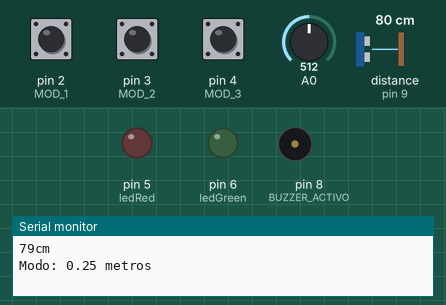
Simulated run of this sketch. Board: Arduino Uno, built with avr-gcc and run on an emulated ATmega328P. On the bench: output pins drawn as LEDs (lit = HIGH), buzzer (waves = sounding, pin HIGH), the last lines printed to the serial monitor. Wiring (inferred from the names in the program): ultrasonic range finder: trigger pin 10; echo pin 9. Inputs (shaded band) come from the test bench; at power-on: A0 = 512, pin 3 (MOD_2) HIGH, distance to the obstacle (sensor on pin 9) 80 cm, pin 2 (MOD_1) HIGH, pin 4 (MOD_3) HIGH. The echo pulse lasts 58.3 µs per cm; pins used as bus, display or sensor lines are not drawn.

Above: at 1.2 s.
1.3 s: A0 set to 598
5.8 s: A0 set to 615
At 9.4 s:
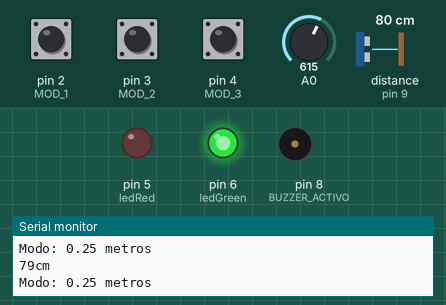
14.6 s: pin 3 (MOD_2) pulled LOW for 1.55 s
At 14.74 s:
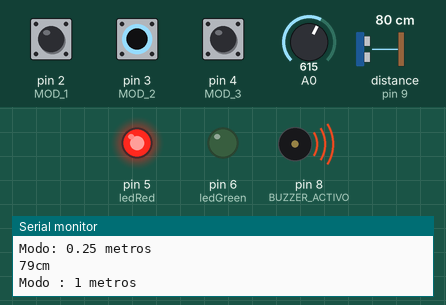
18.1 s: distance to the obstacle (sensor on pin 9) set to 29 cm
21.7 s: distance to the obstacle (sensor on pin 9) set to 24 cm
At 23.7 s:
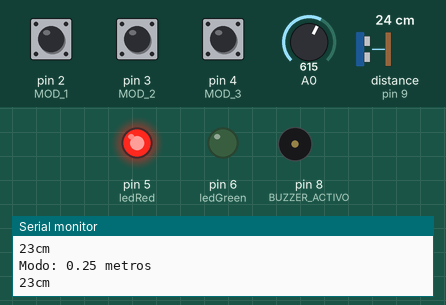
Timing chart, 0 to 25.2 s (numbered marks = the images above; inputs shaded):
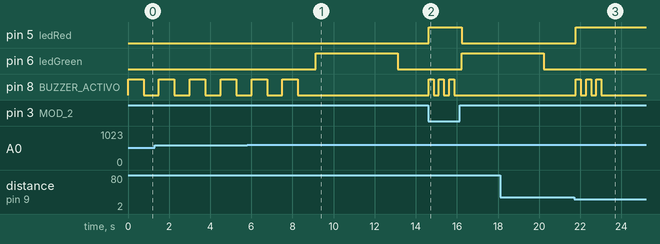

Measured:
- the behaviour switches between 605 and 606 on A0 (found by bisection; images 0 and 1)
- the behaviour switches between 27 and 26 cm on distance to the obstacle (sensor on pin 9) (found by bisection; images 2 and 3)
- after the input at 5.8 s, pin 6 (ledGreen): LOW → HIGH after 3.3 s, → LOW 4.0 s later; pin 8 (BUZZER_ACTIVO): goes on until 8.3 s, then stays LOW
- after the input at 14.6 s, pin 5 (ledRed): LOW → HIGH at once, → LOW 1.6 s later; pin 6 (ledGreen): LOW → HIGH after 1.6 s; pin 8 (BUZZER_ACTIVO): alternates HIGH for 0.25 s and LOW for 0.25 s, 6 changes in all, then stays LOW, starting at once
- after the input at 21.7 s, pin 5 (ledRed): LOW → HIGH after 0.08 s; pin 8 (BUZZER_ACTIVO): alternates HIGH for 0.25 s and LOW for 0.25 s, 6 changes in all, then stays LOW, starting after 0.08 s
- by itself, pin 8 (BUZZER_ACTIVO): alternates HIGH for 0.75 s and LOW for 0.75 s

The sketch:

sensorInteligente2.ino
```cpp
int TRIG = 10;
int ECO = 9;
//led//
int ledRed = 5;
int ledGreen = 6;
//buzzer//
#define BUZZER_ACTIVO 8
//MODO DE OPERACION//
#define MOD_1 2
#define MOD_2 3
#define MOD_3 4
//OTRAS VARIABLES PARA CORREGIR ERRORES
int d1 = 0;
int limit = 0;
int error = 0;
int flag = 0;
int t = 0;
int t1 = 0;
int t2 = 0;
int flagRed = 0;
//ESTADO DE BATERIA
float maximo = 4.2;
float minimo = 2.75;
void setup()
{
  pinMode(TRIG, OUTPUT);  // trigger como salida
  pinMode(ECO, INPUT);    // echo como entrada
  pinMode(MOD_1, INPUT_PULLUP);  // MODO_1 0.5m ENTRADA EN ALTO DEL DESLIZADOR
  pinMode(MOD_2, INPUT_PULLUP);  // MODO_2 1m ENTRADA EN ALTO DEL DESLIZADOR
  pinMode(MOD_3, INPUT_PULLUP);  // MODO_3 1.5m ENTRADA EN ALTO DEL DESLIZADOR
  pinMode(BUZZER_ACTIVO, OUTPUT);  // BUZZER COMO SALIDA
  pinMode(ledRed, OUTPUT); //LED ROJO COMO SALIDA
  pinMode(ledGreen, OUTPUT); //LED VERDE COMO SALIDA
  Serial.begin(9600);     // inicializacion de comunicacion serial a 9600 bps
}

void loop()
{
  //midiendo estado de bateria
  int sensorValue = analogRead(A0);
  float voltaje = sensorValue*(5/1023.00)*0.93;
  long DISTANCIA;
  long DURACION;
  digitalWrite(TRIG, HIGH);     // generacion del pulso a enviar
  delay(1);       // al pin conectado al trigger
  digitalWrite(TRIG, LOW);    // del sensor
  DURACION = pulseIn(ECO, HIGH);  // con funcion pulseIn se espera un pulso
  DISTANCIA = DURACION / 58.2;    // distancia medida en centimetros
  Serial.print(DISTANCIA);
  Serial.println("cm");
  error = abs(DISTANCIA - d1);
  d1 = DISTANCIA;

  if(digitalRead(MOD_1) == LOW && digitalRead(MOD_2) == HIGH && digitalRead(MOD_3) == HIGH){
    limit = 50;
    Serial.println("Modo : 0.5 metro");
  }
  else if(digitalRead(MOD_1) == HIGH && digitalRead(MOD_2) == LOW && digitalRead(MOD_3) == HIGH){
    limit = 100;
    Serial.println("Modo : 1 metros");
  }
  else if(digitalRead(MOD_1) == HIGH && digitalRead(MOD_2) == HIGH && digitalRead(MOD_3) == LOW){
    limit = 150;
    Serial.println("Modo : 1.5 metros");
  }
  else{
    limit = 25;
    Serial.println("Modo: 0.25 metros");
  }

  if (voltaje <= minimo ){
      for (int i=0; i<3; i++){
        digitalWrite(BUZZER_ACTIVO,HIGH);
        delay(750);
        digitalWrite(BUZZER_ACTIVO,LOW);
        delay(750);
      }
  }
  else {
      if ((DISTANCIA>=2 && DISTANCIA<=limit) && (error<10 || error>200)){
        flagRed = 1;
        digitalWrite(ledRed,HIGH);
        digitalWrite(ledGreen,LOW);
        if (t!=1){
          for (int i=0; i<3; i++){
            digitalWrite(BUZZER_ACTIVO,HIGH);
            delay(250);
            digitalWrite(BUZZER_ACTIVO,LOW);
            delay(250);
          }
          t=1;
        }
        flag = 1;
        t1 = 0;
        t2 = 0;
      }
      else if ((flag==1 && DISTANCIA>limit) && (DISTANCIA<300 && error<10)){
        digitalWrite(ledRed,LOW);
        digitalWrite(BUZZER_ACTIVO,LOW);
        if (t1!=1){
          digitalWrite(ledGreen,HIGH);
          delay(4000);
          digitalWrite(ledGreen,LOW);
          t1=1;
        }
        flag = 0;
        flagRed = 0;
        t = 0;
        t2 = 0;
      }
      else{
        digitalWrite(ledRed,LOW);
        digitalWrite(ledGreen,LOW);
        digitalWrite(BUZZER_ACTIVO,LOW);
        flag = 0;
        if (flagRed==1){
              digitalWrite(ledRed,HIGH);
              digitalWrite(ledGreen,LOW);
              t2++;
              if (t2>25){
                digitalWrite(ledRed,LOW);
                digitalWrite(ledRed,LOW);
                t = 0;
              }
        }
        if (DISTANCIA>limit && DISTANCIA<2000){
          flag=1;
        }
      }
      delay(100);
  }

}
```
